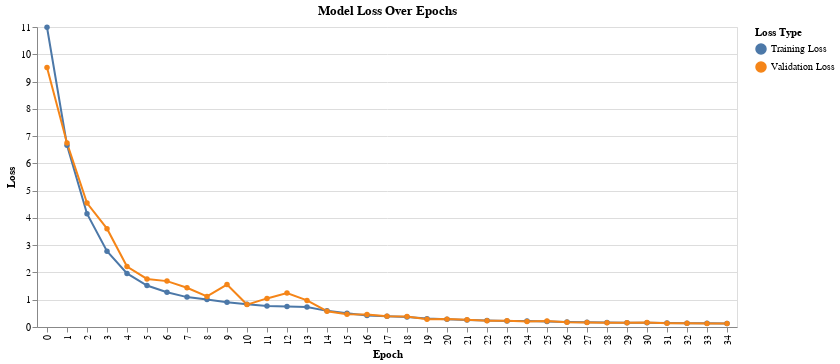

Notebook cell for this chart:
### Code cell
data = pd.DataFrame({
    'Epoch': list(range(len(history.history['loss']))),
    'Training Loss': history.history['loss'],
    'Validation Loss': history.history['val_loss']
})
data_melted = data.melt(id_vars='Epoch', var_name='Loss Type', value_name='Loss')
chart = alt.Chart(data_melted).mark_line(point=True).encode(
    x='Epoch:O',
    y='Loss:Q',
    color='Loss Type:N',
    tooltip=['Epoch', 'Loss Type', 'Loss']
).properties(
    title='Model Loss Over Epochs'
)
chart.display()

### Figure 1 — Vega-Lite specification as saved in the notebook (floating-point values rounded to 4 significant figures)
{"config": {"view": {"continuousWidth": 400, "continuousHeight": 300}}, "data": {"name": "data-7ae3cc7e06240fd74cb03664121da08c"}, "mark": {"type": "line", "point": true}, "encoding": {"color": {"field": "Loss Type", "type": "nominal"}, "tooltip": [{"field": "Epoch", "type": "quantitative"}, {"field": "Loss Type", "type": "nominal"}, {"field": "Loss", "type": "quantitative"}], "x": {"field": "Epoch", "type": "ordinal"}, "y": {"field": "Loss", "type": "quantitative"}}, "title": "Model Loss Over Epochs", "$schema": "https://vega.github.io/schema/vega-lite/v4.17.0.json", "datasets": {"data-7ae3cc7e06240fd74cb03664121da08c": [{"Epoch": 0, "Loss Type": "Training Loss", "Loss": 10.99}, {"Epoch": 1, "Loss Type": "Training Loss", "Loss": 6.663}, {"Epoch": 2, "Loss Type": "Training Loss", "Loss": 4.154}, {"Epoch": 3, "Loss Type": "Training Loss", "Loss": 2.78}, {"Epoch": 4, "Loss Type": "Training Loss", "Loss": 1.964}, {"Epoch": 5, "Loss Type": "Training Loss", "Loss": 1.522}, {"Epoch": 6, "Loss Type": "Training Loss", "Loss": 1.273}, {"Epoch": 7, "Loss Type": "Training Loss", "Loss": 1.096}, {"Epoch": 8, "Loss Type": "Training Loss", "Loss": 1.009}, {"Epoch": 9, "Loss Type": "Training Loss", "Loss": 0.9071}, {"Epoch": 10, "Loss Type": "Training Loss", "Loss": 0.8372}, {"Epoch": 11, "Loss Type": "Training Loss", "Loss": 0.7739}, {"Epoch": 12, "Loss Type": "Training Loss", "Loss": 0.7542}, {"Epoch": 13, "Loss Type": "Training Loss", "Loss": 0.7361}, {"Epoch": 14, "Loss Type": "Training Loss", "Loss": 0.5919}, {"Epoch": 15, "Loss Type": "Training Loss", "Loss": 0.5018}, {"Epoch": 16, "Loss Type": "Training Loss", "Loss": 0.4229}, {"Epoch": 17, "Loss Type": "Training Loss", "Loss": 0.3904}, {"Epoch": 18, "Loss Type": "Training Loss", "Loss": 0.3701}, {"Epoch": 19, "Loss Type": "Training Loss", "Loss": 0.3074}, {"Epoch": 20, "Loss Type": "Training Loss", "Loss": 0.2833}, {"Epoch": 21, "Loss Type": "Training Loss", "Loss": 0.255}, {"Epoch": 22, "Loss Type": "Training Loss", "Loss": 0.237}, {"Epoch": 23, "Loss Type": "Training Loss", "Loss": 0.2208}, {"Epoch": 24, "Loss Type": "Training Loss", "Loss": 0.216}, {"Epoch": 25, "Loss Type": "Training Loss", "Loss": 0.2029}, {"Epoch": 26, "Loss Type": "Training Loss", "Loss": 0.1835}, {"Epoch": 27, "Loss Type": "Training Loss", "Loss": 0.1718}, {"Epoch": 28, "Loss Type": "Training Loss", "Loss": 0.1642}, {"Epoch": 29, "Loss Type": "Training Loss", "Loss": 0.1579}, {"Epoch": 30, "Loss Type": "Training Loss", "Loss": 0.1527}, {"Epoch": 31, "Loss Type": "Training Loss", "Loss": 0.146}, {"Epoch": 32, "Loss Type": "Training Loss", "Loss": 0.1361}, {"Epoch": 33, "Loss Type": "Training Loss", "Loss": 0.1335}, {"Epoch": 34, "Loss Type": "Training Loss", "Loss": 0.129}, {"Epoch": 0, "Loss Type": "Validation Loss", "Loss": 9.516}, {"Epoch": 1, "Loss Type": "Validation Loss", "Loss": 6.747}, {"Epoch": 2, "Loss Type": "Validation Loss", "Loss": 4.545}, {"Epoch": 3, "Loss Type": "Validation Loss", "Loss": 3.606}, {"Epoch": 4, "Loss Type": "Validation Loss", "Loss": 2.219}, {"Epoch": 5, "Loss Type": "Validation Loss", "Loss": 1.761}, {"Epoch": 6, "Loss Type": "Validation Loss", "Loss": 1.683}, {"Epoch": 7, "Loss Type": "Validation Loss", "Loss": 1.438}, {"Epoch": 8, "Loss Type": "Validation Loss", "Loss": 1.121}, {"Epoch": 9, "Loss Type": "Validation Loss", "Loss": 1.556}, {"Epoch": 10, "Loss Type": "Validation Loss", "Loss": 0.822}, {"Epoch": 11, "Loss Type": "Validation Loss", "Loss": 1.048}, {"Epoch": 12, "Loss Type": "Validation Loss", "Loss": 1.248}, {"Epoch": 13, "Loss Type": "Validation Loss", "Loss": 0.9755}, {"Epoch": 14, "Loss Type": "Validation Loss", "Loss": 0.578}, {"Epoch": 15, "Loss Type": "Validation Loss", "Loss": 0.471}, {"Epoch": 16, "Loss Type": "Validation Loss", "Loss": 0.4608}, {"Epoch": 17, "Loss Type": "Validation Loss", "Loss": 0.3983}, {"Epoch": 18, "Loss Type": "Validation Loss", "Loss": 0.3873}, {"Epoch": 19, "Loss Type": "Validation Loss", "Loss": 0.2836}, {"Epoch": 20, "Loss Type": "Validation Loss", "Loss": 0.2891}, {"Epoch": 21, "Loss Type": "Validation Loss", "Loss": 0.2684}, {"Epoch": 22, "Loss Type": "Validation Loss", "Loss": 0.226}, {"Epoch": 23, "Loss Type": "Validation Loss", "Loss": 0.2282}, {"Epoch": 24, "Loss Type": "Validation Loss", "Loss": 0.2033}, {"Epoch": 25, "Loss Type": "Validation Loss", "Loss": 0.2182}, {"Epoch": 26, "Loss Type": "Validation Loss", "Loss": 0.1714}, {"Epoch": 27, "Loss Type": "Validation Loss", "Loss": 0.1625}, {"Epoch": 28, "Loss Type": "Validation Loss", "Loss": 0.1554}, {"Epoch": 29, "Loss Type": "Validation Loss", "Loss": 0.1548}, {"Epoch": 30, "Loss Type": "Validation Loss", "Loss": 0.1615}, {"Epoch": 31, "Loss Type": "Validation Loss", "Loss": 0.138}, {"Epoch": 32, "Loss Type": "Validation Loss", "Loss": 0.1359}, {"Epoch": 33, "Loss Type": "Validation Loss", "Loss": 0.1315}, {"Epoch": 34, "Loss Type": "Validation Loss", "Loss": 0.1293}]}}
